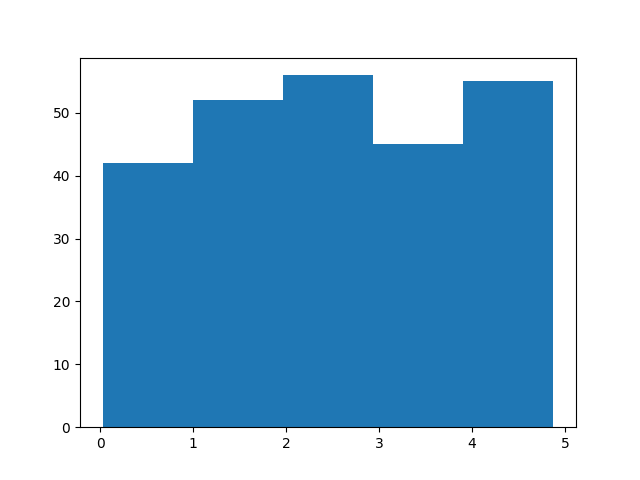

Generate this figure with Python:
# W3Schools, Python Machine Learning, Data Distribution
import numpy
import matplotlib.pyplot as plt

x = numpy.random.uniform(0.0, 5.0, 250)

plt.hist(x, 5)
plt.show()
